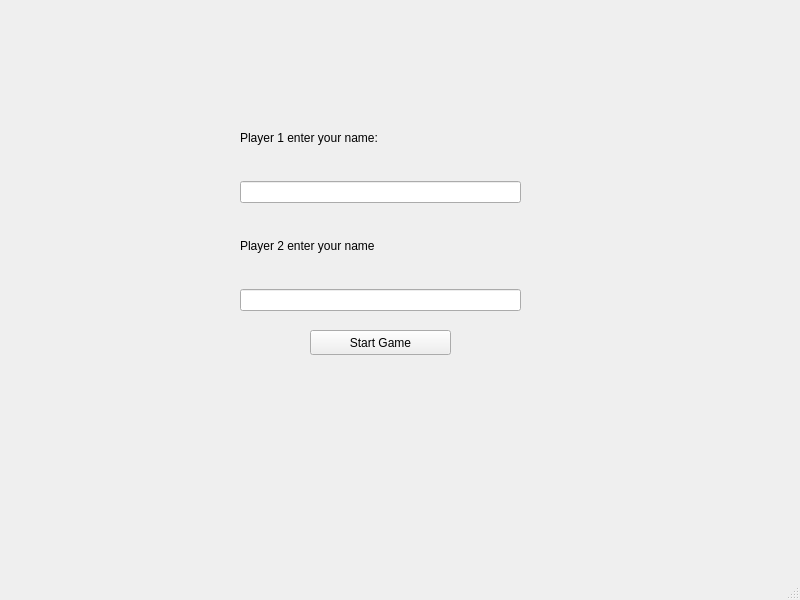
<?xml version="1.0" encoding="UTF-8"?>
<ui version="4.0">
 <class>LocalGameMenu</class>
 <widget class="QMainWindow" name="LocalGameMenu">
  <property name="geometry">
   <rect>
    <x>0</x>
    <y>0</y>
    <width>800</width>
    <height>600</height>
   </rect>
  </property>
  <property name="windowTitle">
   <string>MainWindow</string>
  </property>
  <widget class="QWidget" name="centralwidget">
   <widget class="QWidget" name="verticalLayoutWidget">
    <property name="geometry">
     <rect>
      <x>240</x>
      <y>100</y>
      <width>281</width>
      <height>211</height>
     </rect>
    </property>
    <layout class="QVBoxLayout" name="verticalLayout">
     <item>
      <widget class="QLabel" name="label">
       <property name="text">
        <string>Player 1 enter your name:</string>
       </property>
      </widget>
     </item>
     <item>
      <widget class="QLineEdit" name="lePlayer1Name"/>
     </item>
     <item>
      <widget class="QLabel" name="label_2">
       <property name="text">
        <string>Player 2 enter your name</string>
       </property>
      </widget>
     </item>
     <item>
      <widget class="QLineEdit" name="lePlayer2Name"/>
     </item>
    </layout>
   </widget>
   <widget class="QPushButton" name="btnStartGame">
    <property name="geometry">
     <rect>
      <x>310</x>
      <y>330</y>
      <width>141</width>
      <height>25</height>
     </rect>
    </property>
    <property name="text">
     <string>Start Game</string>
    </property>
   </widget>
  </widget>
  <widget class="QMenuBar" name="menubar">
   <property name="geometry">
    <rect>
     <x>0</x>
     <y>0</y>
     <width>800</width>
     <height>22</height>
    </rect>
   </property>
  </widget>
  <widget class="QStatusBar" name="statusbar"/>
 </widget>
 <resources/>
 <connections/>
</ui>
